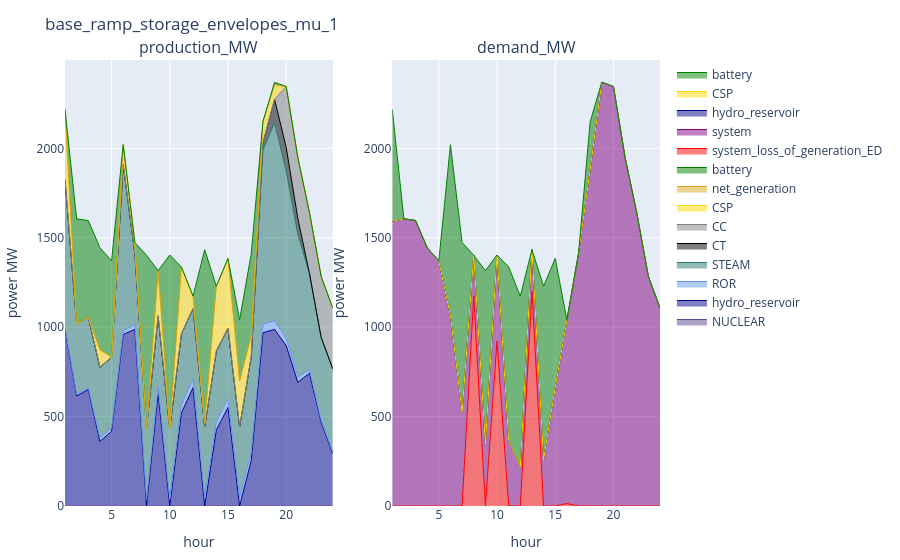

The cell this chart's notebook holds for it:
### Markdown cell above
### ED

### Code cell
config_ = config_1
supply_ed_ = supply_ed[(supply_ed.configuration .== config_) .& (supply_ed.day .== day_) .& (supply_ed.iteration .== iteration_), :]
demand_ed_ = demand_ed[(demand_ed.configuration .== config_) .& (demand_ed.day .== day_) .& (demand_ed.iteration .== iteration_), :]
plot_supply_demand(supply_ed_, demand_ed_, string(config_))

### Figure 1 — Plotly figure (JSON) as saved in the notebook; plotly's stock layout.template omitted (floating-point values rounded to 4 significant figures)
{"data": [{"line": {"color": "rgba(95, 70, 144, 1)", "shape": "line", "width": 1}, "mode": "lines", "name": "NUCLEAR", "stackgroup": "one", "type": "scatter", "x": [1, 2, 3, 4, 5, 6, 7, 8, 9, 10, 11, 12, 13, 14, 15, 16, 17, 18, 19, 20, 21, 22, 23, 24], "xaxis": "x1", "y": [0, 0, 0, 0, 0, 0, 0, 0, 0, 0, 0, 0, 0, 0, 0, 0, 0, 0, 0, 0, 0, 0, 0, 0], "yaxis": "y1"}, {"line": {"color": "darkblue", "shape": "line", "width": 1}, "mode": "lines", "name": "hydro_reservoir", "stackgroup": "one", "type": "scatter", "x": [1, 2, 3, 4, 5, 6, 7, 8, 9, 10, 11, 12, 13, 14, 15, 16, 17, 18, 19, 20, 21, 22, 23, 24], "xaxis": "x1", "y": [988, 615.3, 651.4, 361.8, 417.2, 959.8, 988, 0, 630.7, 0, 520.7, 662.1, 0, 424.5, 551.5, 0, 254.7, 969.0, 988, 897.4, 691.5, 742.5, 470.0, 293.2], "yaxis": "y1"}, {"line": {"color": "cornflowerblue", "shape": "line", "width": 1}, "mode": "lines", "name": "ROR", "stackgroup": "one", "type": "scatter", "x": [1, 2, 3, 4, 5, 6, 7, 8, 9, 10, 11, 12, 13, 14, 15, 16, 17, 18, 19, 20, 21, 22, 23, 24], "xaxis": "x1", "y": [9.5, 9.3, 9.5, 18.5, 18.7, 19.5, 27.8, 36.6, 37.2, 37.9, 45.9, 46.3, 46.1, 45.7, 46.3, 46.1, 46.5, 47.9, 47.9, 39.7, 30.0, 20.6, 10.1, 9.5], "yaxis": "y1"}, {"line": {"color": "rgba(36, 121, 108, 1)", "shape": "line", "width": 1}, "mode": "lines", "name": "STEAM", "stackgroup": "one", "type": "scatter", "x": [1, 2, 3, 4, 5, 6, 7, 8, 9, 10, 11, 12, 13, 14, 15, 16, 17, 18, 19, 20, 21, 22, 23, 24], "xaxis": "x1", "y": [829.8, 396.0, 396.0, 396.0, 396.0, 930.8, 396.0, 396.0, 396.0, 396.0, 396.0, 396.0, 396.0, 396.0, 396.0, 396.0, 536.0, 972.3, 1107.0, 937.1, 798.9, 537.2, 464.0, 464.0], "yaxis": "y1"}, {"line": {"color": "black", "shape": "line", "width": 1}, "mode": "lines", "name": "CT", "stackgroup": "one", "type": "scatter", "x": [1, 2, 3, 4, 5, 6, 7, 8, 9, 10, 11, 12, 13, 14, 15, 16, 17, 18, 19, 20, 21, 22, 23, 24], "xaxis": "x1", "y": [0, 0, 0, 0, 0, 0, 0, 0, 0, 0, 0, 0, 0, 0, 0, 0, 0, 44, 132, 132, 88, 0, 0, 0], "yaxis": "y1"}, {"line": {"color": "grey", "shape": "line", "width": 1}, "mode": "lines", "name": "CC", "stackgroup": "one", "type": "scatter", "x": [1, 2, 3, 4, 5, 6, 7, 8, 9, 10, 11, 12, 13, 14, 15, 16, 17, 18, 19, 20, 21, 22, 23, 24], "xaxis": "x1", "y": [0, 0, 0, 0, 0, 0, 0, 0, 0, 0, 0, 0, 0, 0, 0, 0, 0, 0, 0, 340.0, 340.0, 340.0, 340.0, 340.0], "yaxis": "y1"}, {"line": {"color": "gold", "shape": "line", "width": 1}, "mode": "lines", "name": "CSP", "stackgroup": "one", "type": "scatter", "x": [1, 2, 3, 4, 5, 6, 7, 8, 9, 10, 11, 12, 13, 14, 15, 16, 17, 18, 19, 20, 21, 22, 23, 24], "xaxis": "x1", "y": [391, 0, 0, 98.33, 0, 110.7, 61.87, 0, 252.6, 0, 374.6, 69.29, 21.58, 363.1, 391, 256.9, 114.8, 116.0, 80.88, 0, 0, 0, 0, 0], "yaxis": "y1"}, {"line": {"color": "goldenrod", "shape": "line", "width": 1}, "mode": "lines", "name": "net_generation", "stackgroup": "one", "type": "scatter", "x": [1, 2, 3, 4, 5, 6, 7, 8, 9, 10, 11, 12, 13, 14, 15, 16, 17, 18, 19, 20, 21, 22, 23, 24], "xaxis": "x1", "y": [0, 0, 0, 0, 0, 0, 0, 0, 0, 0, 0, 0, 0, 0, 0, 0, 0, 0, 0, 0, 0, 0, 0, 0], "yaxis": "y1"}, {"line": {"color": "green", "shape": "line", "width": 1}, "mode": "lines", "name": "battery", "stackgroup": "one", "type": "scatter", "x": [1, 2, 3, 4, 5, 6, 7, 8, 9, 10, 11, 12, 13, 14, 15, 16, 17, 18, 19, 20, 21, 22, 23, 24], "xaxis": "x1", "y": [0, 585.8, 540.0, 570, 539.1, 0, 0, 970.0, 0, 970, 0, 0, 970.0, 0, 0, 343.1, 459.0, 0, 13.98, 0, 0, 0, 0, 0], "yaxis": "y1"}, {"line": {"color": "red", "shape": "line", "width": 1}, "mode": "lines", "name": "system_loss_of_generation_ED", "stackgroup": "one", "type": "scatter", "x": [8, 10, 13, 16], "xaxis": "x2", "y": [1173.0, 923.6, 1201.0, 13.57], "yaxis": "y2"}, {"line": {"color": "purple", "shape": "line", "width": 1}, "mode": "lines", "name": "system", "stackgroup": "one", "type": "scatter", "x": [1, 2, 3, 4, 5, 6, 7, 8, 9, 10, 11, 12, 13, 14, 15, 16, 17, 18, 19, 20, 21, 22, 23, 24], "xaxis": "x2", "y": [1592.0, 1606.0, 1597.0, 1445.0, 1371.0, 1063.0, 524.4, 229.1, 346.5, 480.3, 368.0, 217.4, 232.3, 259.3, 662.7, 1029.0, 1411.0, 1880.0, 2370.0, 2346.0, 1948.0, 1640.0, 1284.0, 1107.0], "yaxis": "y2"}, {"line": {"color": "darkblue", "shape": "line", "width": 1}, "mode": "lines", "name": "hydro_reservoir", "stackgroup": "one", "type": "scatter", "x": [1, 2, 3, 4, 5, 6, 7, 8, 9, 10, 11, 12, 13, 14, 15, 16, 17, 18, 19, 20, 21, 22, 23, 24], "xaxis": "x2", "y": [0, 0, 0, 0, 0, 0, 0, 0, 0, 0, 0, 0, 0, 0, 0, 0, 0, 0, 0, 0, 0, 0, 0, 0], "yaxis": "y2"}, {"line": {"color": "gold", "shape": "line", "width": 1}, "mode": "lines", "name": "CSP", "stackgroup": "one", "type": "scatter", "x": [1, 2, 3, 4, 5, 6, 7, 8, 9, 10, 11, 12, 13, 14, 15, 16, 17, 18, 19, 20, 21, 22, 23, 24], "xaxis": "x2", "y": [0, 0, 0, 0, 0, 0, 0, 0, 0, 0, 0, 0, 0, 0, 0, 0, 0, 0, 0, 0, 0, 0, 0, 0], "yaxis": "y2"}, {"line": {"color": "green", "shape": "line", "width": 1}, "mode": "lines", "name": "battery", "stackgroup": "one", "type": "scatter", "x": [1, 2, 3, 4, 5, 6, 7, 8, 9, 10, 11, 12, 13, 14, 15, 16, 17, 18, 19, 20, 21, 22, 23, 24], "xaxis": "x2", "y": [626.5, 0, 0, 0, 0, 957.7, 949.3, 0, 970, 0, 969.2, 956.3, 0, 970, 722.1, 0, 0, 269.0, 0, 0, 0, 0, 0, 0], "yaxis": "y2"}], "layout": {"annotations": [{"font": {"size": 16}, "showarrow": false, "text": "production_MW", "x": 0.225, "xanchor": "center", "xref": "paper", "y": 1, "yanchor": "bottom", "yref": "paper"}, {"font": {"size": 16}, "showarrow": false, "text": "demand_MW", "x": 0.775, "xanchor": "center", "xref": "paper", "y": 1, "yanchor": "bottom", "yref": "paper"}], "margin": {"b": 50, "l": 50, "r": 50, "t": 60}, "title": "base_ramp_storage_envelopes_mu_1", "xaxis1": {"anchor": "y1", "domain": [0, 0.45], "title": {"text": "hour"}}, "xaxis2": {"anchor": "y2", "domain": [0.55, 1], "title": {"text": "hour"}}, "yaxis1": {"anchor": "x1", "domain": [0, 1], "title": {"text": "power MW"}}, "yaxis2": {"anchor": "x2", "domain": [0, 1], "title": {"text": "power MW"}}}}
